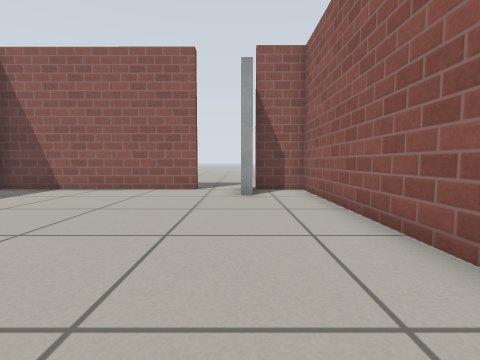
[1] (above)

16 first-person views from a walk through a Gazebo world. The camera is 0.5 m above the floor, tilts 4° down and sees 85° across. The floor is counted in squares, 0.5 m on a side. Each view is taken from the middle of a square. On the plan, view 1 faces up. The plan holds only what a view shows up to about 11 squares ahead; the rest is blank. Simple patterns stand in for the simulator's built-in surfaces.

[2]
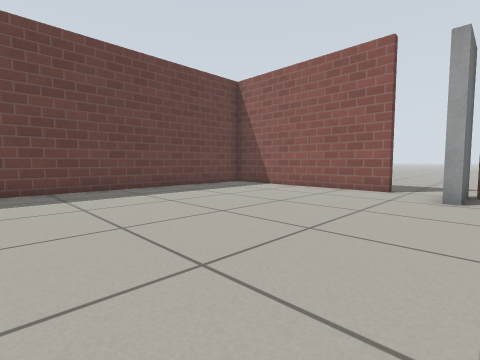

[3]
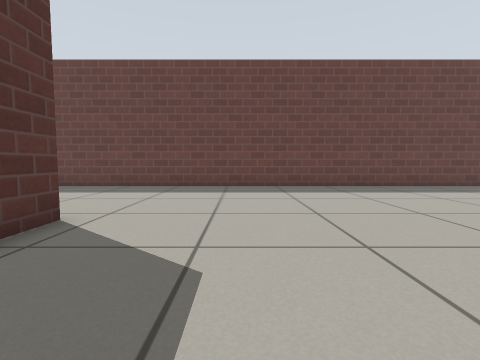

[4]
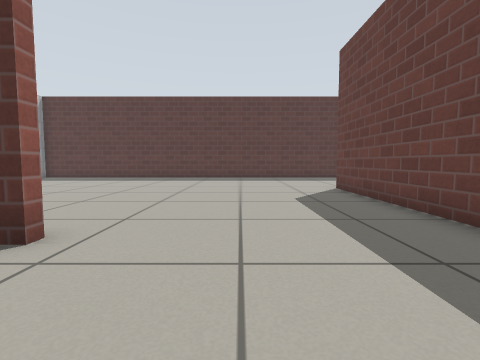

[5]
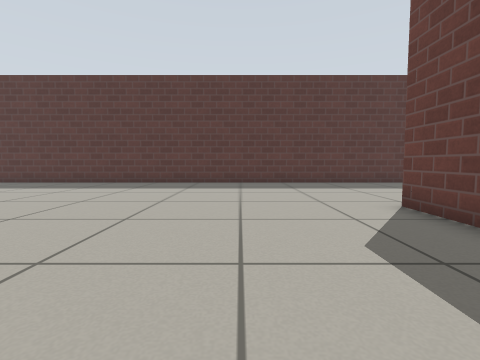

[6]
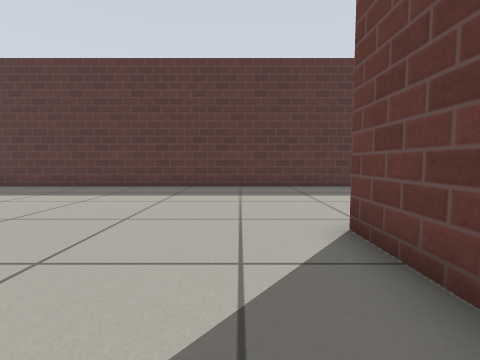

[7]
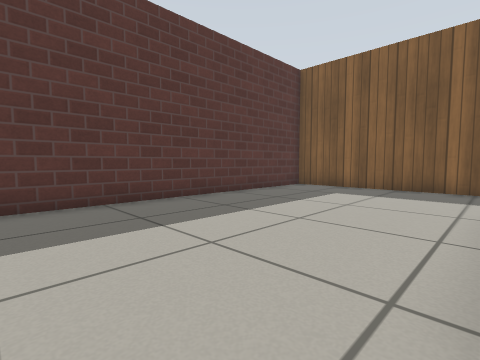

[8]
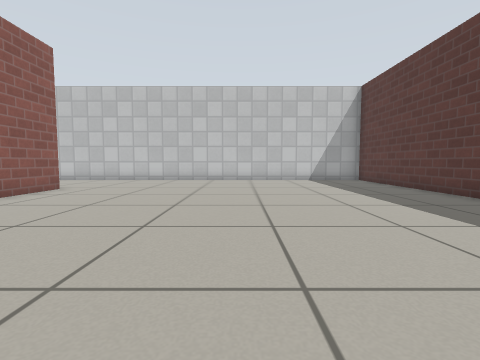

[9]
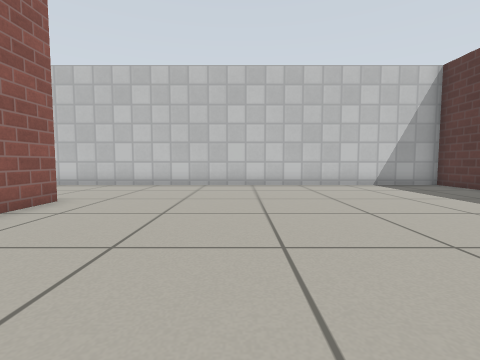

[10]
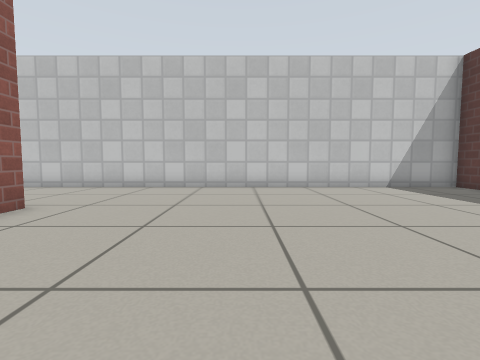

[11]
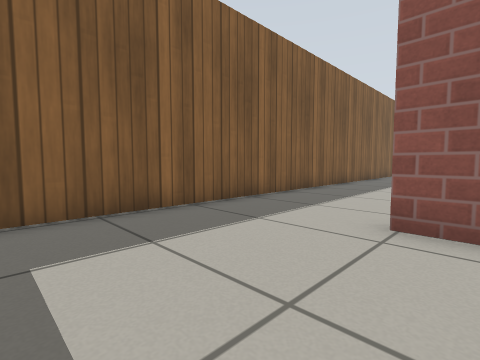

[12]
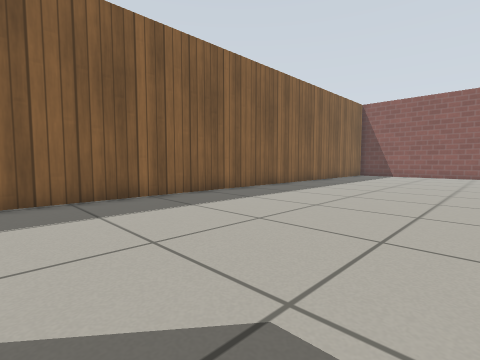

[13]
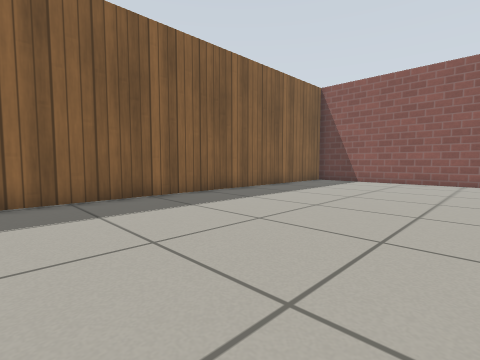

[14]
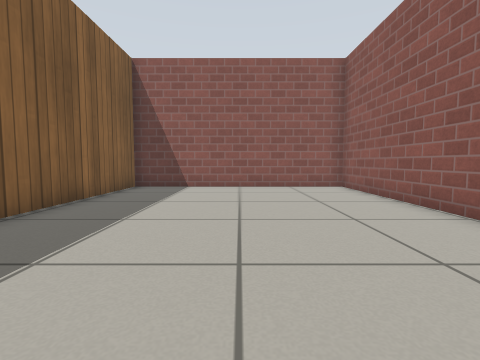

[15]
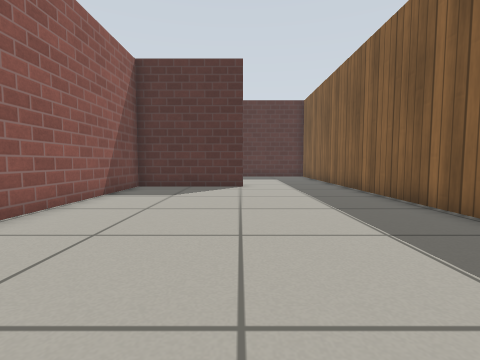

[16]
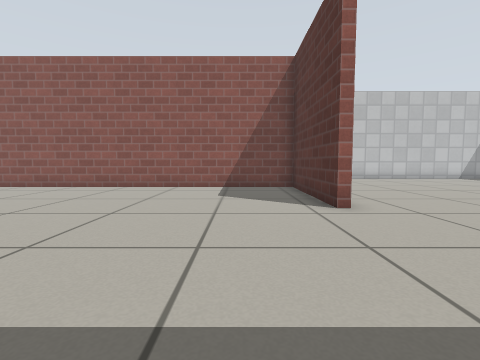

### Floor plan
Points are (right, up) in squares from view 1. A wall is a line through its corners. A room is listed if a view was taken in it or the views show most of it. See-through windows are left out.
Room 1 (views 1, 2, 3, 4, 5, 6, 7, 8, 9, 10, 11, 16)
walls: (-2.4, -5.5) (-2.4, -5.1) (2.3, -5.1) (2.3, 9.4) (0.5, 9.4); (2.6, -5.4) (0.1, -5.4); (-12.1, -11.8) (-13.1, -11.8); (-8.6, 7.8) (-8.6, -11.9); (-1.5, 9.4) (-8.6, 9.4); (-17.2, -11.4) (-17.2, -17.6); (-16.5, -18.4) (7.2, -18.4) (7.2, -1.5)
ways out: opening at (-15, -12) to room 2; opening at (-0.5, 10)
objects: door leaf (0, 8) to (0, 9)
Room 2 (views 12, 13, 14, 15)
walls: (-8.9, 3.4) (-8.9, 9.4) (-17.2, 9.5) (-17.2, -11.4); (-13.1, -11.5) (-8.9, -11.5) (-8.9, -5.4)
ways out: opening at (-15, -12) to room 1

Where each view was taken, in squares from view 1:
view 1: 0 up, 0 right, facing up
view 2: 0 up, 1 right, facing up-left
view 3: 2 down, 2 right, facing left
view 4: 2 down, 5 left, facing down
view 5: 6 down, 5 left, facing down
view 6: 8 down, 7 left, facing down
view 7: 12 down, 7 left, facing down-left
view 8: 12 down, 7 left, facing right
view 9: 10 down, 4 left, facing right
view 10: 10 down, 3 left, facing right
view 11: 16 down, 12 left, facing up-left
view 12: 10 down, 10 left, facing up-left
view 13: 4 down, 10 left, facing up-left
view 14: 1 down, 13 left, facing up
view 15: 1 down, 13 left, facing down
view 16: 3 down, 8 left, facing right
